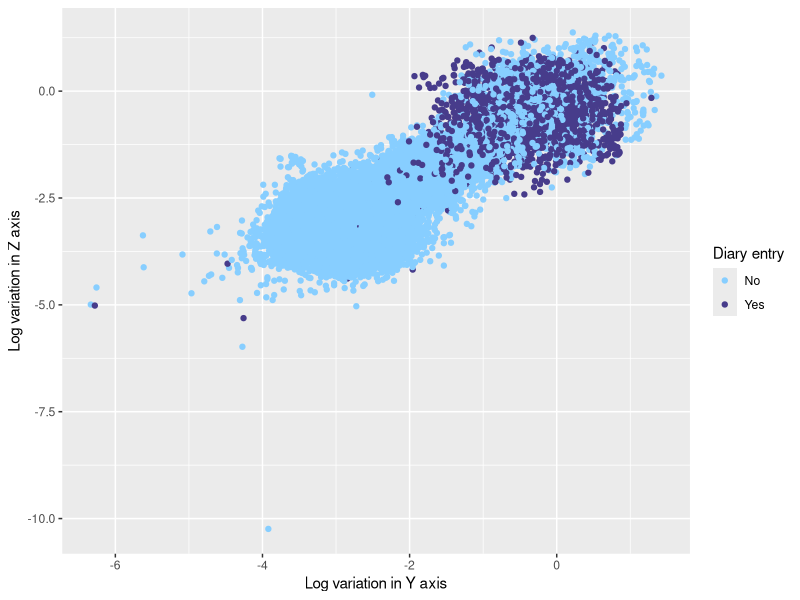
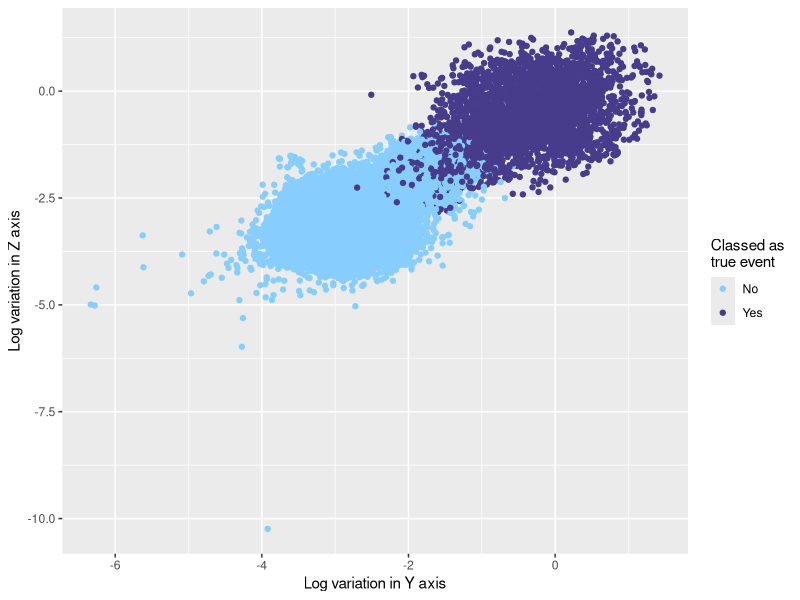

The R source for these figures, in order:
## ---- chunk 1
options(htmltools.dir.version = FALSE)
library("ggplot2")
library("dplyr")
library("lubridate")
library("knitr")
data <- read.csv("data/UK_Deo_Feats_Diary.csv")
## ---- chunk 2
data$Diary[data$Diary==2] <- 1
data$Diary <- factor(data$Diary)
levels(data$Diary) <- c("No", "Yes")

data  %>% 
    ggplot(aes(x = lvy, y = lvz, colour = factor(Diary))) +
    geom_point() +
    scale_colour_manual(values=c("skyblue1", "slateblue4"),
                        name = "Diary entry") +
    xlab("Log variation in Y axis") +
    ylab("Log variation in Z axis") 

## ---- chunk 3
k <- kmeans(data[,-6], 2)
if(sum(k$centers[1,]> k$centers[2,])<2)
  {k$cluster[k$cluster==1] <- "No"
   k$cluster[k$cluster==2] <- "Yes"
   }else{
   k$cluster[k$cluster==1] <-  "Yes"
   k$cluster[k$cluster==2] <-  "No"
   }

cbind(data, k$cluster)  %>% 
    ggplot(aes(x = lvy, y = lvz, colour = factor(k$cluster))) +
    geom_point() +
    scale_colour_manual(values=c("skyblue1", "slateblue4"), name = "Classed as\ntrue event") +
    xlab("Log variation in Y axis") +
    ylab("Log variation in Z axis") 
